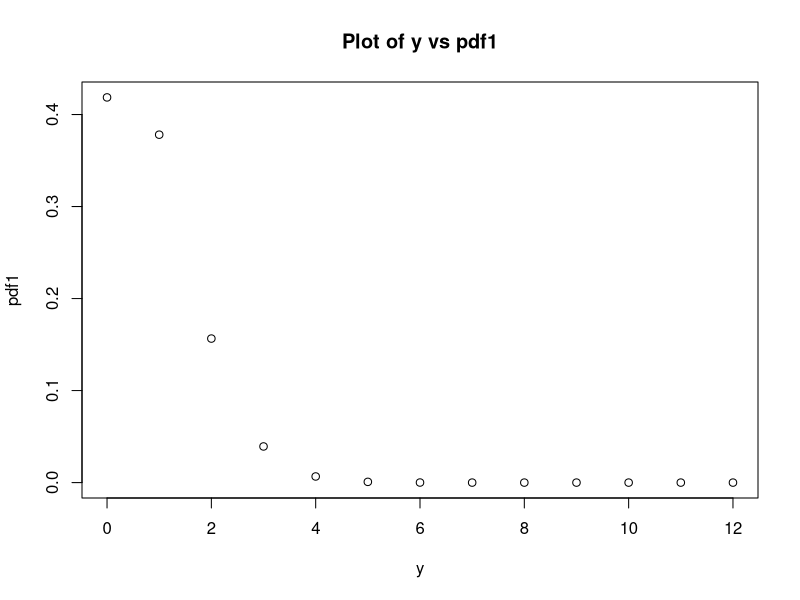
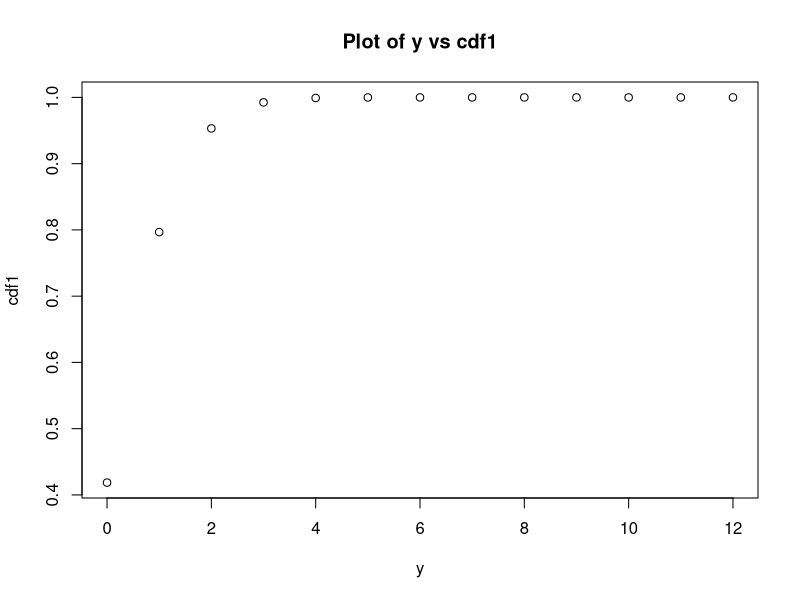

Source code (R) for these figures, in order:
# Statistics 147 Assignment #2
# Summer 2020
# Wesley Chang


# change working directory to assignment folder for easy access
setwd("/Users/wes_chang/Library/Mobile Documents/com~apple~CloudDocs/Summer 2020 (UCR)/STAT 147 (Session A)/Assignments/2/")


# R Question 1

## Subpart i

  # generate sequence 0 through 12 and store sequence in a variable named y
  y <- seq(0,12)
  y

## Subpart ii
  
  # generate the pdf of y and store in var pdf1
  # Y~Bin(n=12,p=0.07)
  pdf1 <- dbinom(y,size=12,prob=0.07)
  pdf1
  
## Subpart iii
  
  # generate cdf of y and store in var cdf1
  # y~bin(n=12,p=0.07)
  cdf1 <- pbinom(y,size=12,prob=0.07)
  cdf1
  
## Subpart iv
  
  # Generate values of P(Y > y) and store in var sdf1
  # Y~Bin(n=12,p=0.07)
  sdf1 <- pbinom(y, size=12,prob=0.07, lower=FALSE)
  sdf1
  
## Subpart v
  
  # use cbind function to generate a data frame with y1, pdf1, cdf1, and sdf1
  all_together <- cbind(y,pdf1,cdf1,sdf1)
  all_together
  

## Subpart vi
  
  # P(X = 3) 
  p6 <- dbinom(3,size=12,prob=0.07)
  p6
  
## Subpart vii
  
  # P(X <= 3)
  p7 <- pbinom(3,size=12,prob=0.07, lower=TRUE)
  p7
  
## Subpart viii
  
  # P( 2 <= X <= 4) = P( X <= 4) - P(X <= 2)
  p8 <- pbinom(4,size=12,prob=0.07, lower=TRUE) - pbinom(2,size=12,prob=0.07, lower=TRUE)
  p8

## Subpart ix
  
  plot(y, pdf1,
       xlab = "y",
       ylab = "pdf1",
       main = "Plot of y vs pdf1"
       )

## Subpart x
  
  plot(y, cdf1,
       xlab = "y",
       ylab = "cdf1",
       main = "Plot of y vs cdf1"
       )
  
  
# R Question 2
  # normally distributed, mean = 40 pounds, std dev = 0.50
  # functioning level = 38.75 to 41.25
  # randomly selected from assembly line
  
  
## Subpart i
  
  # Prob bag is underfilled
  # P(X<38.75)
  # pnorm(x,mean,sd)
  p1 <- pnorm(38.75,mean=40,sd=0.50)
  p1
  
## Subpart ii
  
  # Prob bag is not underfilled
  # P(X > 38.75), lower tail is FALSE
  p2 <- pnorm(38.75,mean=40,sd=0.50, lower=FALSE)
  p2
  
## Subpart iii
  
  # Prob bag is overfilled or underfilled
  # P(X<38.75) + P(X>41.25)
  p3 <- pnorm(38.75,mean=40,sd=0.50) + pnorm(38.75,mean=40,sd=0.50, lower=FALSE)
  p3
  
## Subpart iv
  
  # Prob bag has a fill amount that meets specifications
  # P(38.75<X<41.25)
  #     = P(X < 41.25) - P(X < 38.75)
  p4 <- pnorm(41.25,mean=40,sd=0.50) + pnorm(38.75,mean=40,sd=0.50)
  p4
  

## Subpart v  
  # Find the 97th percentile
  # use the quantile function qnorm(quantile, mean, sd)
  p5 <- qnorm(0.97,mean=40,sd=0.50)
  p5
  

# R Question 3
  
## Subpart i
  # Read from file into p1 with header, skip one line
  p1 = read.table(file="agility.dat",header=TRUE,skip=1,sep="")
  p1

## Subpart ii
  # add code that allows the columns to be accessible individually
  attach(p1)
  # display columns to verify that the code above worked
  names(p1)
  
  
  
  
  
  
  